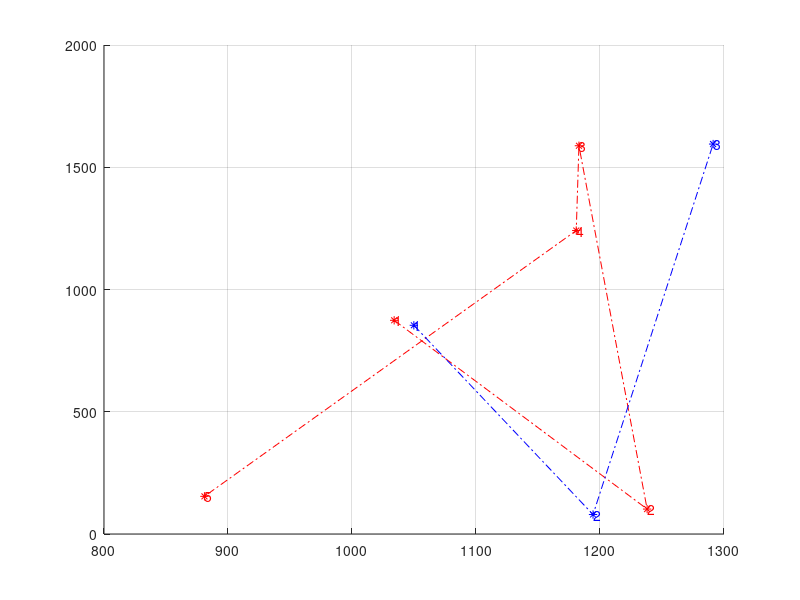

Here is the MATLAB script that generated this plot:
function ssimp ()
% % % % % % % % % % % % % % % % % % % % % % % % % % % % % % % % % % % % % % 
% Coded by: Fernando Gonzalez-Herrera   - CIMAT Zacatecas
%           Carlos Lara-Alvarez         - CIMAT Zacatecas
% % % % % % % % % % % % % % % % % % % % % % % % % % % % % % % % % % % % % %
clc;
close all;
% % % % % % % % % % % % % % % % % % % % % % % % % % % % % % % % % % % % % % 
% Parameters for Frechet and scanpath comparison algorith
maxFrechet=(3*30)*sqrt(2);
maxA=maxFrechet;
dista=maxFrechet;
dista2=maxFrechet;
qgamas=3;
pung=4;
ne=3;
npe=pung-2;
% % % % % % % % % % % % % % % % % % % % % % % % % % % % % % % % % % % % % % 
% % % % % % % % % % % % % % % % % % % % % % % % % % % % % % % % % % % % % % 
% Random Walk Parameters
% ex, ey = Boundaries
% n = number of points to generate
% npoints = number of scanpath points to evaluate as pattern
    [Sal1, Sal2]=RandomWalk(50, 50, pung, maxFrechet);
%     [Sal1, Sal2]=RandomWalk2(50, 50, pung, ne, npe, maxFrechet);
    qx =Sal1(1,:)
    qy =Sal1(2,:)
    qpx=Sal2(1,:)
    qpy=Sal2(2,:)
    hold on;
    grid on
    grid minor
    plot(qx,qy,'.-.r')
    plot(qx,qy,'*r')
    for ii = 1:length(qx)
        text(qx(ii),qy(ii),num2str(ii),'Color','r')
    end
    hold on;
    grid on
    grid minor
    plot(qpx,qpy,'.-.b')
    plot(qpx,qpy,'*b')
    for ii = 1:length(qpx)
        text(qpx(ii),qpy(ii),num2str(ii),'Color','b')
    end
    
    
%     TWO_Esimp(qx, qy, maxFrechet)
end

% During each 
% iteration, a new gaze point is either created within close proximity to
% the current fixation or a saccade is initiated. A new saccade’s 
% coordinates are determined according to a normal distribution N (µ, σ0) 
% with µ set to the screen center and σ' set to a sixth of the display 
% width and height. Fixations are modeled by a Poisson distribution with a 
% mean of 1300 ms. New gaze points that are part of a fixation are modeled 
% by a normally distributed offset characterized by N (0, σ00) with σ 00 
% set to 0.91 visual angle from the previous location, or about 30 pixels. 
% The choice of 30 pixels is not unusual; it is actually more conservative 
% than the typical choice of 50 pixels in common dispersion-based 
% (position-variance) fixation detection algorithms.
function [Sal1, Sal2] = RandomWalk (ex, ey, n, maxFrechet)
% % % % % 1920x1080 Screen Resolution
% % % % % First random point within a square on the middle on the screen
% % % % % emulation atention to test
    xmin=0+ex;      xmax=1920-ex;       %ex px offset from top to bottom
    ymin=0+ey;      ymax=1080-ey;       %ey px offset from left to right
    m=n;                                %Number of points to generate
    Sal1=[]; Sal2=[]; s1=[]; s2=[]; s3=[]; s4=[];
    i=1;
% % Random Coordinates n=m
%     x1=round(xmin+rand(1,n)*(xmax-xmin))
%     y1=round(ymin+rand(1,m)*(ymax-ymin))
    
    s1=round(xmin+rand(1,1)*(xmax-xmin))
    s2=round(ymin+rand(1,1)*(ymax-ymin))
%     x2=round((randn(1,n)*30)+x1);
%     y2=round((randn(1,m)*30)+y1); 
    while i~=n
        pro=abs(rand(1));
        if pro>0.4
%             err=randn(1,1);
%             s1=horzcat(s1, x1(band:i), rand(1,1)*(maxFrechet*3))             
%             s2=horzcat(s2, y1(band:i), rand(1,1)*(maxFrechet*3))
            s1=horzcat(s1, (s1(i)+(randn(1,1)*maxFrechet/3)))
            s2=horzcat(s2, (s1(i)+(randn(1,1)*maxFrechet/3)))
%             s1=horzcat(s1, x1(i)+(randn(1,1)*20))            
%             s2=horzcat(s2, y1(i)+(randn(1,1)*20))
        else
            s1=horzcat(s1,round(xmin+rand(1,1)*(xmax-xmin)))
            s2=horzcat(s2,round(xmin+rand(1,1)*(xmax-xmin)))
%             s1=horzcat(s1, x1(i));
%             s2=horzcat(s2, y1(i));
            s3=horzcat(s3, (s1(i)+(randn(1,1)*maxFrechet/3)));
            s4=horzcat(s4, (s2(i)+(randn(1,1)*maxFrechet/3)));
            i=i+1;
        end
    end
    s1
    s2
%     Sal1(1,:)=x1;
%     Sal1(2,:)=y1;
    Sal1(1,:)=s1;
    Sal1(2,:)=s2;
    Sal2(1,:)=s3;
    Sal2(2,:)=s4;
%     Sal2(1,:)=real(x2);
%     Sal2(2,:)=real(y2);
end

% % % Random Coordinates n=m
%     x1=round(xmin+rand(1,n)*(xmax-xmin));
%     y1=round(ymin+rand(1,m)*(ymax-ymin));
% % % Add gaussian noise to each coordenate
%     x2=round((randn(1,n)*30)+x1)
%     y2=round((randn(1,m)*30)+y1)

function [Sal1, Sal2, outl] = RandomWalk2 (ex, ey, n, ne, npe, maxFrechet)
% % % % % 1920x1080 Screen Resolution
% % % % % First random point within a square on the middle on the screen
% % % % % emulation atention to test
    xmin=0+ex;      xmax=1920-ex;       %ex px offset from top to bottom
    ymin=0+ey;      ymax=1080-ey;       %ey px offset from left to right
    m=n;                                %Number of points to generate
% % Random Coordinates n=m
    x1=round(xmin+rand(1,n)*(xmax-xmin));
    y1=round(ymin+rand(1,m)*(ymax-ymin));
% % Add gaussian noise to each coordenate
    x2=round((randn(1,n)*30)+x1)
    y2=round((randn(1,m)*30)+y1)
    e = randi([1 n-npe],1,1);    
    sx=x2(1:e);
    sy=y2(1:e);
    ex=x2(e:end);
    ey=y2(e:end);
    m=[];
    for i=0:(npe-1)
        er=e+i;
        mx=round(x1(er)+(rand(1,ne)*maxFrechet));
        my=round(y1(er)+(rand(1,ne)*maxFrechet));
%         tx=horzcat(sx, ex);
%         ty=horzcat(sy, ey);
%         m=horzcat(m,mx);
        Sal1(1,:)=horzcat(sx,mx,ex);
        Sal1(2,:)=horzcat(sy,my,ey);
%         Sal1(1,:)=horzcat(x1(1:er), round((x1(er+i)-maxFrechet)+rand(1,ne)*maxFrechet), x1(er:end))
%         Sal1(2,:)=horzcat(y1(1:er), round((y1(er+i)-maxFrechet)+rand(1,ne)*maxFrechet), y1(er:end))
    end
% Add random outlier
    top=fix(n/6)
%     for i=1:top
%        pla=randi(n,1,1);
%        x2(1,pla)=round(xmin+rand(1,1)*(xmax-xmin))       
%        y2(1,pla)=round(ymin+rand(1,1)*(ymax-ymin))
%     end
% To a Sal vector
%     Sal1(1,:)=real(x1);
%     Sal1(2,:)=real(y1);
    Sal2(1,:)=real(x2);
    Sal2(2,:)=real(y2);
    outl=top;
end

function [simp] = TWO_Esimp (scx, scy, maxFrechet)
    if size(scx,2)==size(scy,2)
        i0=2; i1=size(scx,2);
        for i=i0:i1
            fprintf('###############   Run %i      ############### \n',i);
            pi1=[scx(1);scy(1);1];
            pf1=[scx(i);scy(i);1];
            fprintf('###############   Recta entre (%i, %i)  a (%i, %i)\n',scx(1),scy(1),scx(i),scy(i));
            l1=cross(pi1,pf1);
            ll1=l1(1:2,1);
            k1=1/sqrt(dot(ll1,ll1));
            eq1=k1*l1;
            for i=1:i1-i0
                fprintf('###############   Puntos %i',1);
                l2dots(i)=dot(eq1,[scx(i);scy(i);1]);
            end
            l2dots=abs(l2dots)
            l2dot=l2dots;
            l2dot=l2dot(l2dot>0);
            l2dot=l2dot(l2dot<=maxFrechet)
            for i=1:size(l2dots,2)
                for j=1:size(l2dot,2)
                    find(l2dots(i)==l2dot(j))
                end
            end
        end
    end
end
